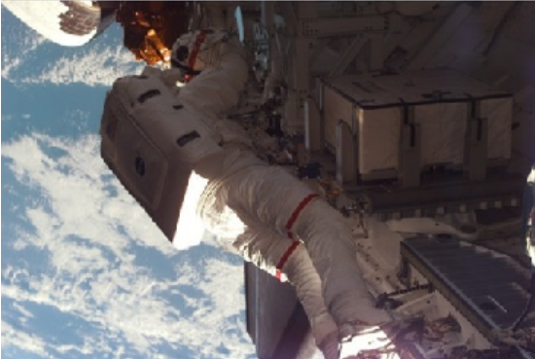
#> input picture 课设/homework2-HE/space.png, 536 x 359 px
$ python HW2.py
#> lines starting #> are read from the running program, lines starting #| are printed output that depends on the picture
import cv2 as cv
import numpy as np
from matplotlib import pyplot as plt
def main():
    #读图片
    img = cv.imread("space.png", 0)
#> img: shape (359, 536); min 0, max 255, mean 99.4
    hist0 = cv.calcHist([img], [0], None, [256], [0, 256])
#> hist0 = 256 values, max 16370 at index 43, min 0 at index 1, mean 751.7

    # HE
    he_img = cv.equalizeHist(img)
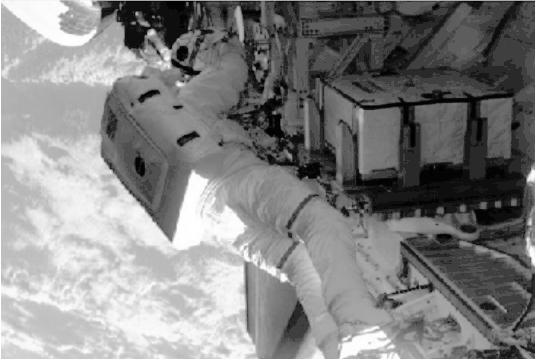
#> he_img: shape (359, 536); min 0, max 255, mean 130.8
    hist1 = cv.calcHist([he_img], [0], None, [256], [0, 256])
#> hist1 = 256 values, max 16371 at index 63, min 0 at index 1, mean 751.7

    # CLAHE
    clahe = cv.createCLAHE(clipLimit=2.0, tileGridSize=(8,8))
    clahe_img = clahe.apply(img)
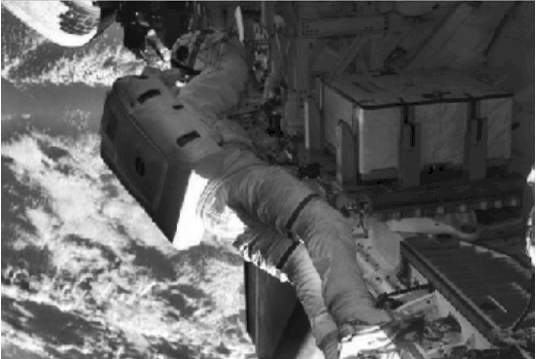
#> clahe_img: shape (359, 536); min 1, max 255, mean 94.4
    hist2 = cv.calcHist([clahe_img], [0], None, [256], [0, 256])
#> hist2 = 256 values, max 6351 at index 49, min 0 at index 0, mean 751.7

    # 伽马值矫正
    gamma = 0.5# 伽马值=0.5
    gamma_img = np.array(255 * (img / 255) ** gamma, dtype='uint8')
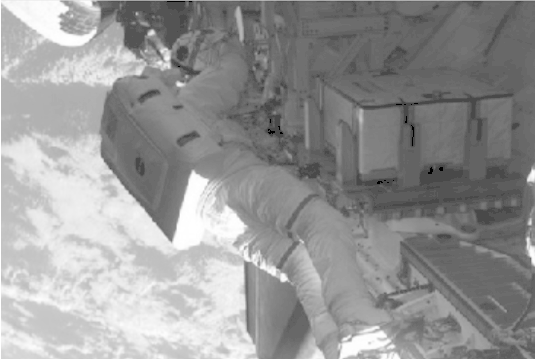
#> gamma_img: shape (359, 536); min 0, max 255, mean 150
    hist3 = cv.calcHist([gamma_img], [0], None, [256], [0, 256])
#> hist3 = 256 values, max 16370 at index 104, min 0 at index 1, mean 751.7
    gamma = 1# 伽马值=1
    gamma_img1 = np.array(255 * (img / 255) ** gamma, dtype='uint8')
    gamma = 1.5# 伽马值=1.5
    gamma_img2 = np.array(255 * (img / 255) ** gamma, dtype='uint8')
    gamma = 2# 伽马值=2
    gamma_img3 = np.array(255 * (img / 255) ** gamma, dtype='uint8')

    #绘制不同处理方式的对比图
    fig0, axs = plt.subplots(2, 2,figsize=(9,6))
    plt.subplots_adjust(wspace=0.2, hspace=0.2)
    fig0.suptitle("Picture after different porcessing")
    axs[0, 0].imshow(img,cmap='gray')
    axs[0, 0].axis('off')
    axs[0, 0].set_title("Original picture")
    axs[0, 1].imshow(he_img,cmap='gray')
    axs[0, 1].axis('off')
    axs[0, 1].set_title("HE")
    axs[1, 0].imshow(clahe_img,cmap='gray')
    axs[1, 0].axis('off')
    axs[1, 0].set_title("CLAHE")
    axs[1, 1].imshow(gamma_img,cmap='gray')
    axs[1, 1].axis('off')
    axs[1, 1].set_title("Gamma = 0.5")
    fig0.savefig("Picture.png")

    #绘制直方图
    fig1,axs = plt.subplots(2,2,figsize=(9,6))
    plt.subplots_adjust(wspace=0.2, hspace=0.3)
    fig1.suptitle("Histogram after different porcessing")
    axs[0, 0].plot(hist0)
    axs[0, 0].set_title("Original picture")
    axs[0, 1].plot(hist1)
    axs[0, 1].set_title("HE")
    axs[1, 0].plot(hist2)
    axs[1, 0].set_title("CLAHE")
    axs[1, 1].plot(hist3)
    axs[1, 1].set_title("Gamma = 0.5")
    fig1.savefig("Histogram.png")
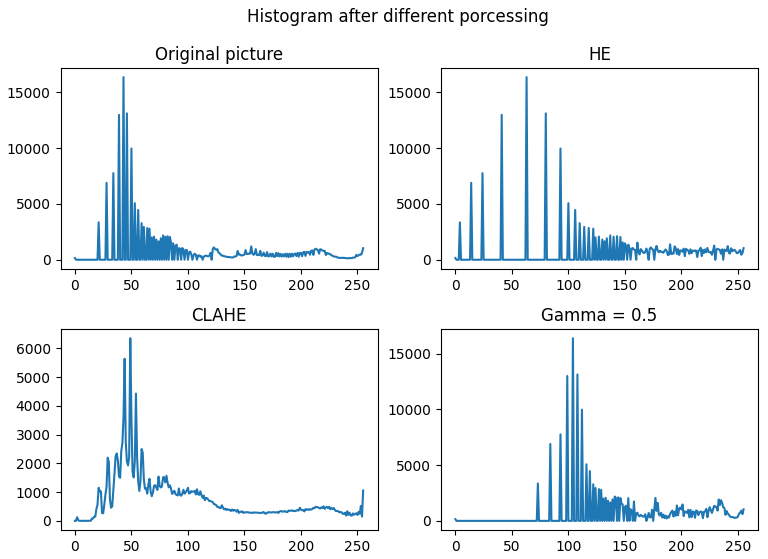
#> figure drawn by matplotlib, 4 panels; panel 1: curve peaks at x = 43, y = 16370; panel 2: curve peaks at x = 63, y = 16371; panel 3: curve peaks at x = 49, y = 6351; panel 4: curve peaks at x = 104, y = 16370

    # 绘制不同Gamma的对比图
    fig0, axs = plt.subplots(2, 2, figsize=(9, 6))
    plt.subplots_adjust(wspace=0.2, hspace=0.2)
    fig0.suptitle("Picture after different Gamma")
    axs[0, 0].imshow(gamma_img, cmap='gray')
    axs[0, 0].axis('off')
    axs[0, 0].set_title("Gamma = 0.5")
    axs[0, 1].imshow(gamma_img1, cmap='gray')
    axs[0, 1].axis('off')
    axs[0, 1].set_title("Gamma = 1")
    axs[1, 0].imshow(gamma_img2, cmap='gray')
    axs[1, 0].axis('off')
    axs[1, 0].set_title("Gamma = 1.5")
    axs[1, 1].imshow(gamma_img3, cmap='gray')
    axs[1, 1].axis('off')
    axs[1, 1].set_title("Gamma = 2")
    fig0.savefig("Gamma.png")

    # 对比CLAHE和Gamma = 0.5
    fig0, axs = plt.subplots(2, 3, figsize=(9, 6))
    plt.subplots_adjust(wspace=0.2, hspace=0.2)
    fig0.suptitle("Picture after Gamma/CLAHE")
    #space.png
    axs[0, 0].imshow(gamma_img, cmap='gray')
    axs[0, 0].axis('off')
    axs[0, 0].set_title("Gamma = 0.5")
    axs[1, 0].imshow(clahe_img, cmap='gray')
    axs[1, 0].axis('off')
    axs[1, 0].set_title("CLAHE")
    #cat.png
    img1=cv.imread("cat.png",0)
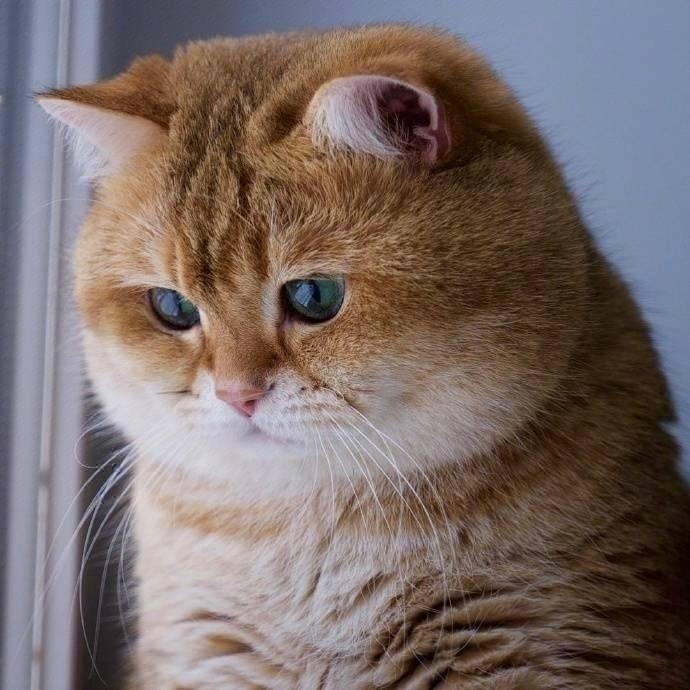
#> input picture 课设/homework2-HE/cat.png, 690 x 690 px
#> img1: shape (690, 690); min 1, max 224, mean 110.9
    gamma = 0.5  # 伽马值=0.5
    gamma_img4 = np.array(255 * (img1 / 255) ** gamma, dtype='uint8')
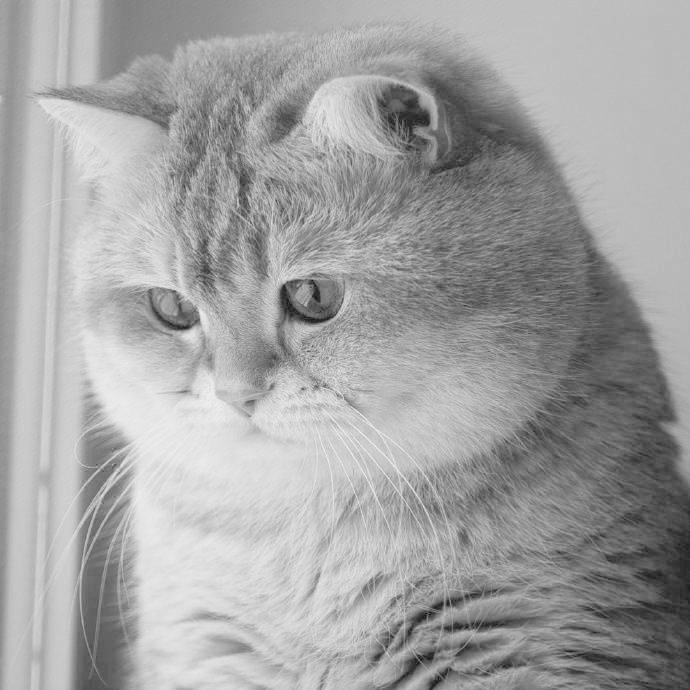
#> gamma_img4: shape (690, 690); min 15, max 238, mean 162.3
    clahe_img1 = clahe.apply(img1)
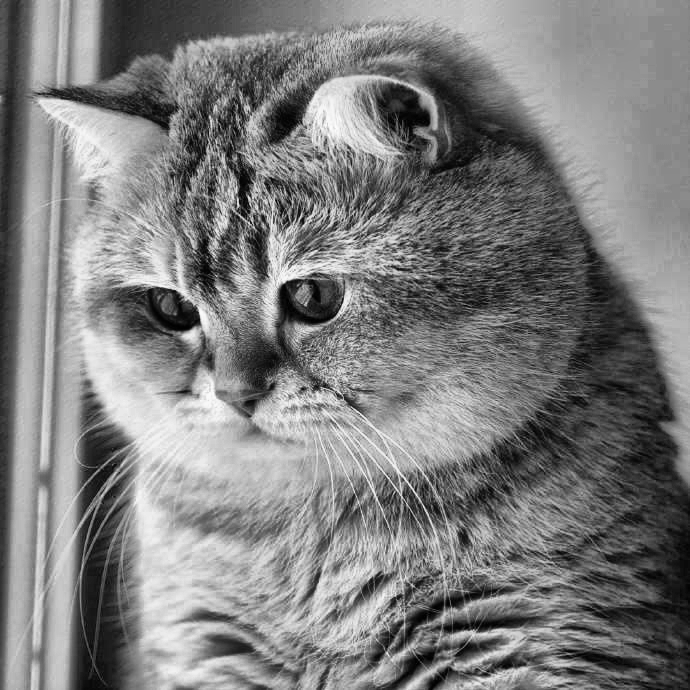
#> clahe_img1: shape (690, 690); min 0, max 252, mean 125.8
    axs[0, 1].imshow(gamma_img4, cmap='gray')
    axs[0, 1].axis('off')
    axs[0, 1].set_title("Gamma = 0.5")
    axs[1, 1].imshow(clahe_img1, cmap='gray')
    axs[1, 1].axis('off')
    axs[1, 1].set_title("CLAHE")
    #city.jpg
    img2 = cv.imread("city.jpg", 0)
    gamma = 0.5  # 伽马值=0.5
#> (the run stopped early here; a loop or call above may not have finished)
